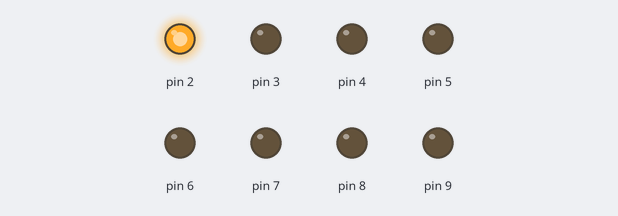
Recording of a sketch running on a simulated Arduino Uno, built with avr-gcc and run on an emulated ATmega328P. On the bench: output pins drawn as LEDs (lit = HIGH).

Above: at 0.5 s.
At 2.5 s:
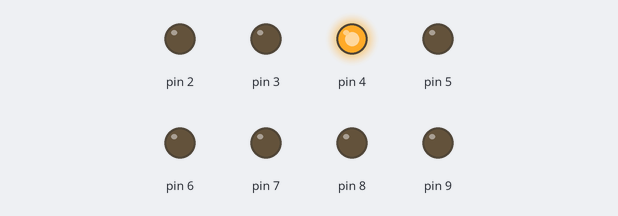
At 3.5 s:
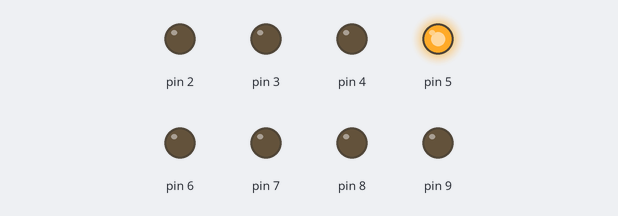
At 4.5 s:
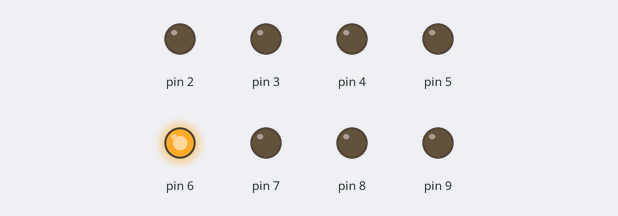
At 6.5 s:
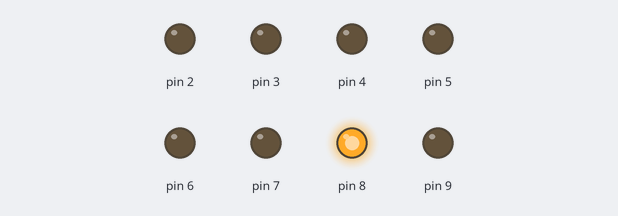
At 9.5 s:
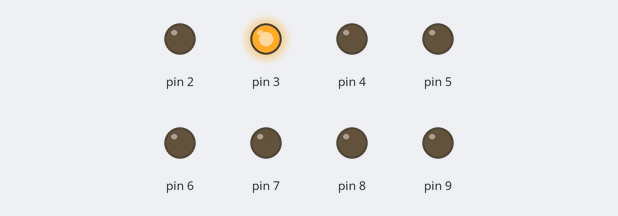
Timing chart, 0 to 10.4 s (numbered marks = the images above):
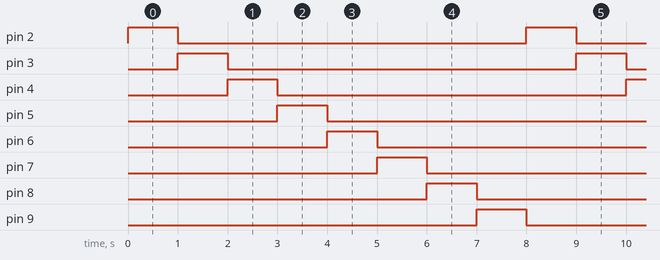

The sketch:

INKUBATOR_04-LED_BERJALAN.ino
```cpp
void setup() {
  pinMode(2, OUTPUT);
  pinMode(3, OUTPUT);
  pinMode(4, OUTPUT);
  pinMode(5, OUTPUT);
  pinMode(6, OUTPUT);
  pinMode(7, OUTPUT);
  pinMode(8, OUTPUT);
  pinMode(9, OUTPUT);
}

void loop() {
  digitalWrite(2, HIGH);
  delay(1000);
  digitalWrite(2, LOW);
  digitalWrite(3, HIGH);
  delay(1000);
  digitalWrite(3, LOW);
  digitalWrite(4, HIGH);
  delay(1000);
  digitalWrite(4, LOW);
  digitalWrite(5, HIGH);
  delay(1000);
  digitalWrite(5, LOW);
  digitalWrite(6, HIGH);
  delay(1000);
  digitalWrite(6, LOW);
  digitalWrite(7, HIGH);
  delay(1000);
  digitalWrite(7, LOW);
  digitalWrite(8, HIGH);
  delay(1000);
  digitalWrite(8, LOW);
  digitalWrite(9, HIGH);
  delay(1000);
  digitalWrite(9, LOW);
}
```

Measured:
- by itself, pin 2–9: alternates HIGH for 1.0 s and LOW for 7.0 s
- by itself, everything shown: repeats every 8.0 s, in 9 steps
